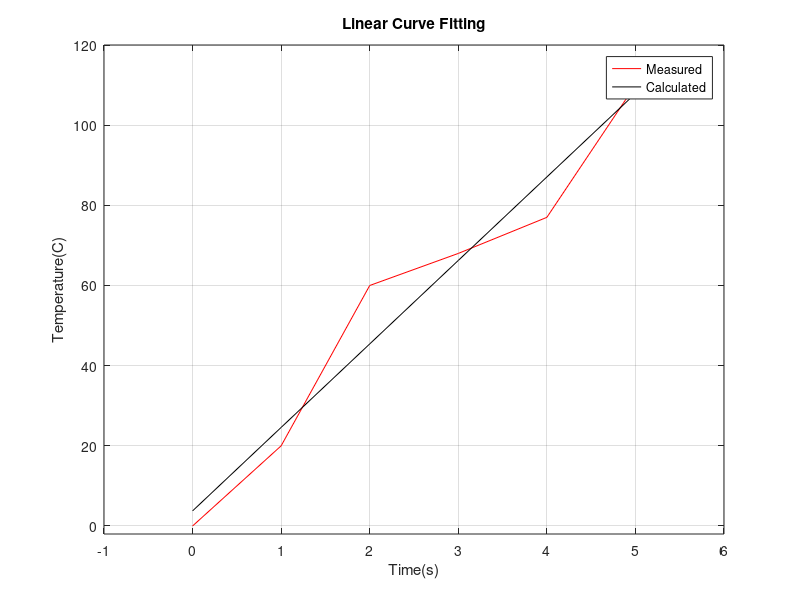

The MATLAB script that drew this image:
%%Name Surname: Serkan Burak Örs
% Istanbul Technical University
% Aeronautics and Astronautics Faculty - Astronautical Engineering
% E-mail: orss19@itu.edu.tr
% BIL 113E - Summer 2020 - CRN:30156
% Instructor: Dr. Mustafa Resa Becan
% Week 3 - Date: 27/08/2020
% polyfit(x,y,1) is the Matlab command which is used linear curve fitting operation.
% a=polyfit(x,y,1): assigns the coefficients of the first degree equation - which
%   passes the data values given from x and y vectors- to a vector. x and y must have the same length.
% The Matlab programme given below, fits a linear curve for the experimental
%   results using polyfit command and least square method.
% Ex: The results from any experiments are written as y vector and these results
%   are obtained for vector x=0:5. Realize a linear curve fitting operation for this experiment.
%%
x=0:5; y=[0 20 60 68 77 110];
a=polyfit(x,y,1);
y1=polyval(a,x); %hesaplanan a katsayı vektörü yardımıyla 1. dereceden polinomun degeri hesaplanıyor
error=y1-y;
ort_error= mean(error.^2);
kok=sqrt(ort_error);
plot(x,y,'r-',x,y1,'k'), title('Linear Curve Fitting')
grid on;
xlabel('Time(s)'), ylabel('Temperature(C)')
axis([-1 6 -2 120]),legend('Measured','Calculated')
